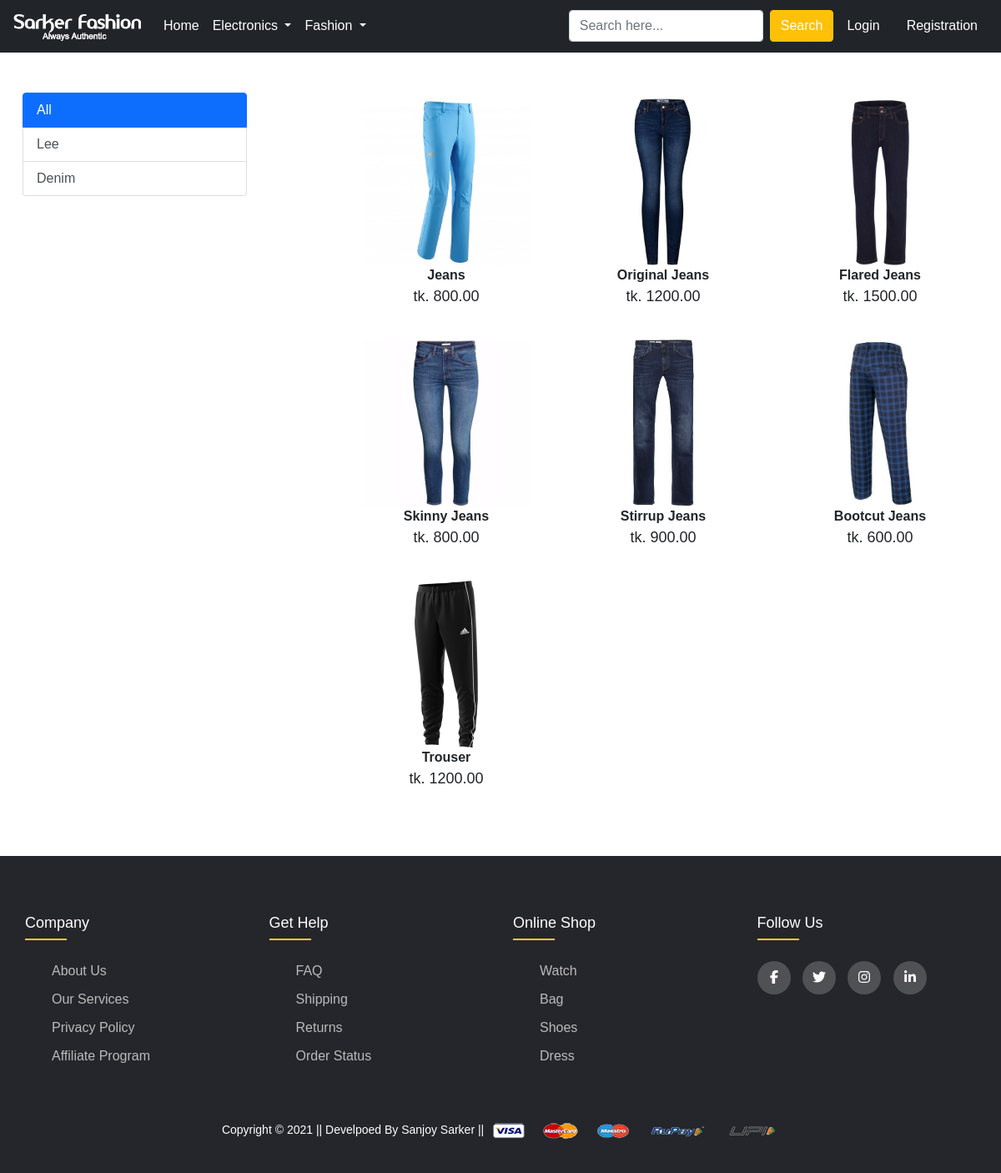
The app's page /bottomwear/ with its own data.
### app/models.py (models this page shows, shortened)
class Product(models.Model):
    title = models.CharField(max_length=100, null=True)
    Selling_price = models.FloatField()
    discount_price = models.FloatField()
    description = models.TextField()
    brand = models.CharField(max_length=100, null=True)
    category = models.CharField(choices=CATEGORY, max_length=100, null=True)
    product_image = models.ImageField(upload_to='productimg')
    @property
    def imageURL(self):
        try:
            url = self.product_image.url
        except:
            url = ''
        return url

### app/views.py (the view)
# urls.py: path('bottomwear/', views.bottomWear, name='bottomwear'),
def bottomWear(request, data=None):
    if data == None:
        bottomWears = Product.objects.filter(category='BW')
    elif data == 'Lee' or data == 'Denim':
        bottomWears = Product.objects.filter(category='BW').filter(brand=data)
    context = {'bottomWears': bottomWears}
    return render(request, 'app/bottomWear.html', context)

### app/templates/app/bottomWear.html (shortened to what this page needs)
{% extends 'app/base.html' %}
{% load static %}
{% block main-content %}
<div class="container my-5">
 <div class="row">
  <div class="col-sm-3">
    <div class="list-group">
        <a href="{% url 'bottomwear' %}" class="list-group-item list-group-item-action active">All</a>
        <a href="{% url 'bottomweardata' 'Lee' %}" class="list-group-item list-group-item-action">Lee</a>
        <a href="{% url 'bottomweardata' 'Denim' %}" class="list-group-item list-group-item-action">Denim</a>
      </div>
  </div>
  <div class="col-sm-8 offset-sm-1">
   <div class="row">
       {% for product in bottomWears %}
       <div class="col-sm-4 text-center mb-4">
        <a href="{% url 'product-detail' product.id %}" class="btn">
            <div class="item"><img src="{{product.imageURL}}" alt="Product Image" height="200px"><span class="title">{{product.title}}</span><br><span class="price">tk. {{product.Selling_price|floatformat:2}}</span>
           </div>
        </a>
       </div>
       {% endfor %}
   </div>
  </div>
 </div>
</div>
{% endblock main-content %}

### app/static/app/css/style.css (style rules this page uses)
body { line-height: 1.5; font-family: 'Poppins', sans-serif; }
a { text-decoration: none; }
* { margin: 0; padding: 0; box-sizing: border-box; }
.container { max-width: 1170px; margin: auto; }
.row { display: flex; flex-wrap: wrap; }
.title { font-weight: 600; }
.price { font-size: 18px; }

### records on screen
Product: imageURL (picture), title "Jeans", Selling_price "800.00"
Product: imageURL (picture), title "Original Jeans", Selling_price "1200.00"
Product: imageURL (picture), title "Flared Jeans", Selling_price "1500.00"
Product: imageURL (picture), title "Skinny Jeans", Selling_price "800.00"
Product: imageURL (picture), title "Stirrup Jeans", Selling_price "900.00"
Product: imageURL (picture), title "Bootcut Jeans", Selling_price "600.00"
Product: imageURL (picture), title "Trouser", Selling_price "1200.00"
